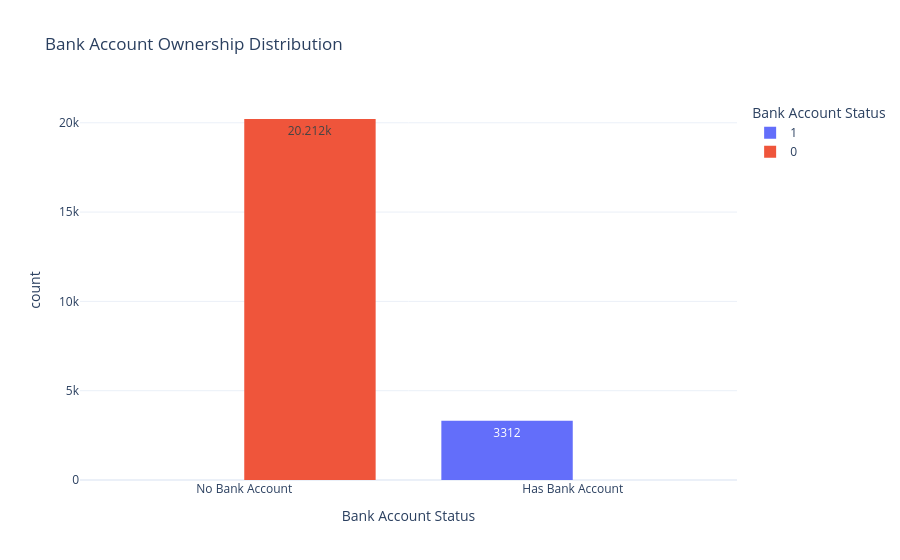

Notebook cell for this chart:
### Code cell
import plotly.express as px

fig = px.histogram(
    df,
    x="bank_account",
    color="bank_account",
    barmode="group",
    text_auto=True,
    labels={
        "bank_account": "Bank Account Status",
        "count": "Number of Respondents"
    },
    title="Bank Account Ownership Distribution"
)

fig.update_layout(
    template="plotly_white",
    xaxis=dict(
        tickmode="array",
        tickvals=[0, 1],
        ticktext=["No Bank Account", "Has Bank Account"]
    ),
    hoverlabel=dict(
        bgcolor="white",
        font_size=13
    )
)

fig.update_traces(
    hovertemplate="<b>Status:</b> %{x}<br><b>Count:</b> %{y}<extra></extra>"
)

fig.show()

### Figure 1 — Plotly figure (JSON) as saved in the notebook; plotly's stock layout.template omitted (floating-point values rounded to 4 significant figures; data arrays with more than 128 entries replaced by an {"elided": "..."} marker saying what was removed)
{"data": [{"alignmentgroup": "True", "bingroup": "x", "hovertemplate": "<b>Status:</b> %{x}<br><b>Count:</b> %{y}<extra></extra>", "legendgroup": "1", "marker": {"color": "#636efa", "pattern": {"shape": ""}}, "name": "1", "offsetgroup": "1", "orientation": "v", "showlegend": true, "texttemplate": "%{value}", "type": "histogram", "x": {"elided": "3312 int values"}, "xaxis": "x", "yaxis": "y"}, {"alignmentgroup": "True", "bingroup": "x", "hovertemplate": "<b>Status:</b> %{x}<br><b>Count:</b> %{y}<extra></extra>", "legendgroup": "0", "marker": {"color": "#EF553B", "pattern": {"shape": ""}}, "name": "0", "offsetgroup": "0", "orientation": "v", "showlegend": true, "texttemplate": "%{value}", "type": "histogram", "x": {"elided": "20212 int values"}, "xaxis": "x", "yaxis": "y"}], "layout": {"barmode": "group", "hoverlabel": {"bgcolor": "white", "font": {"size": 13}}, "legend": {"title": {"text": "Bank Account Status"}, "tracegroupgap": 0}, "title": {"text": "Bank Account Ownership Distribution"}, "xaxis": {"anchor": "y", "categoryarray": [1, 0], "categoryorder": "array", "domain": [0, 1], "tickmode": "array", "ticktext": ["No Bank Account", "Has Bank Account"], "tickvals": [0, 1], "title": {"text": "Bank Account Status"}}, "yaxis": {"anchor": "x", "domain": [0, 1], "title": {"text": "count"}}}}
